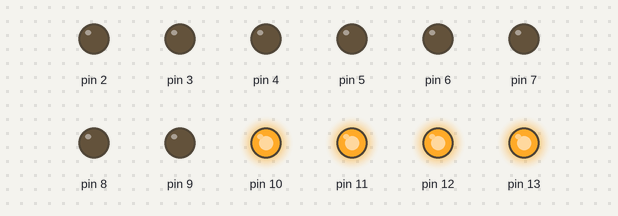
This sketch was run on a simulated Arduino Uno, built with avr-gcc and run on an emulated ATmega328P. Shown: output pins drawn as LEDs (lit = HIGH).

Above: at 0.1 s.
At 3.1 s:
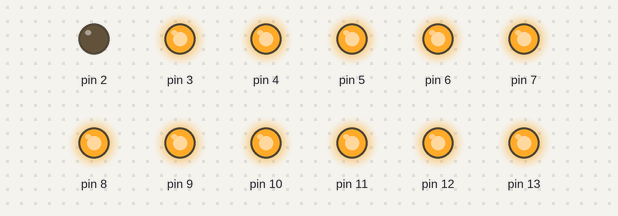
At 7.1 s:
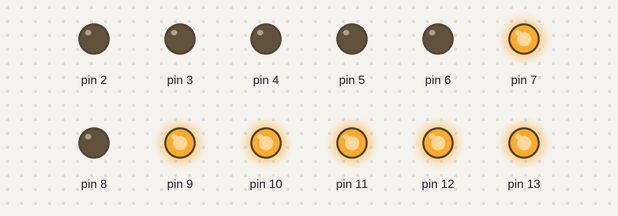
At 12.1 s:
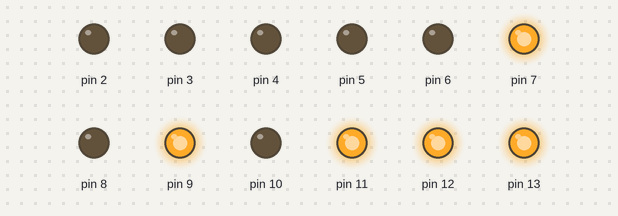
At 17.1 s:
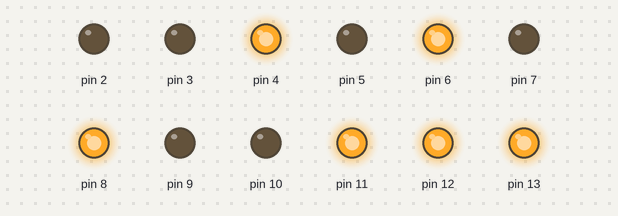
At 33.9 s:
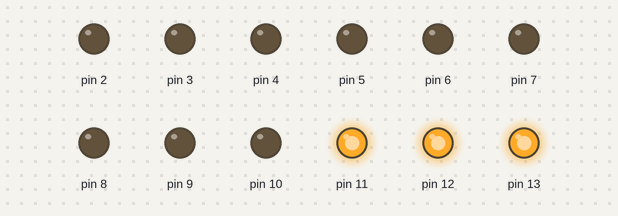
Timing chart, 0 to 40.0 s (numbered marks = the images above):
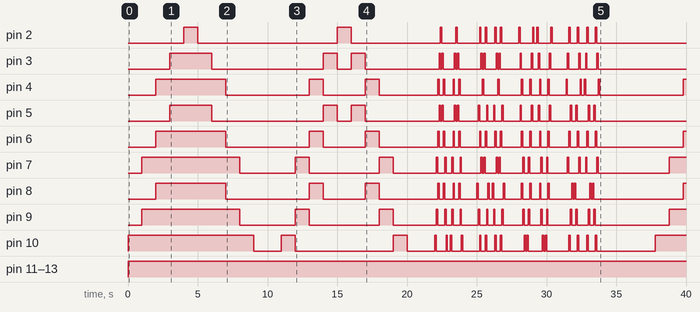

Measured:
- by itself, pin 2: LOW → HIGH at 4.0 s, → LOW 1.0 s later, → HIGH 10.0 s later, → LOW 1.0 s later, … (32 changes in this stretch)
- by itself, pin 3: LOW → HIGH at 3.0 s, → LOW 3.0 s later, → HIGH 8.0 s later, → LOW 1.0 s later, … (38 changes in this stretch)
- by itself, pin 4: LOW → HIGH at 2.0 s, → LOW 5.0 s later, → HIGH 6.0 s later, → LOW 1.0 s later, … (35 changes in this stretch)
- by itself, pin 5: LOW → HIGH at 3.0 s, → LOW 3.0 s later, → HIGH 8.0 s later, → LOW 1.0 s later, … (38 changes in this stretch)
- by itself, pin 6: LOW → HIGH at 2.0 s, → LOW 5.0 s later, → HIGH 6.0 s later, → LOW 1.0 s later, … (39 changes in this stretch)
- by itself, pin 7: LOW → HIGH at 1.0 s, → LOW 7.0 s later, → HIGH 4.0 s later, → LOW 1.0 s later, … (39 changes in this stretch)
- by itself, pin 8: LOW → HIGH at 2.0 s, → LOW 5.0 s later, → HIGH 6.0 s later, → LOW 1.0 s later, … (39 changes in this stretch)
- by itself, pin 9: LOW → HIGH at 1.0 s, → LOW 7.0 s later, → HIGH 4.0 s later, → LOW 1.0 s later, … (39 changes in this stretch)

The sketch:

P5.2_cub_seq__ncia_lliure.ino
```cpp
/*************************************************************************
**                                                                      **
**                      Descripción programa                            **
**                                                                      **
*************************************************************************/

//******  Includes  ******************************************************


//******  Variables  *****************************************************

  int pausa = 1000;

//******  Setup  *********************************************************


  void setup()
{
  pinMode(2, OUTPUT);
  pinMode(3, OUTPUT);
  pinMode(4, OUTPUT);
  pinMode(5, OUTPUT);
  pinMode(6, OUTPUT);
  pinMode(7, OUTPUT);
  pinMode(8, OUTPUT);
  pinMode(9, OUTPUT);
  pinMode(10, OUTPUT);
  pinMode(11, OUTPUT);
  pinMode(12, OUTPUT);
  pinMode(13, OUTPUT);
}

  void loop()
{
  digitalWrite(11, HIGH);
  digitalWrite(12, HIGH);
  digitalWrite(13, HIGH);
  digitalWrite(10, HIGH);   //s'encén
  delay(pausa);
  digitalWrite(9, HIGH);
  digitalWrite(7, HIGH);
  delay(pausa);
  digitalWrite(4, HIGH);
  digitalWrite(6, HIGH);
  digitalWrite(8, HIGH);
  delay(pausa);
  digitalWrite(3, HIGH);
  digitalWrite(5, HIGH);
  delay(pausa);
  digitalWrite(2, HIGH);
  delay(pausa);

  digitalWrite(2, LOW);   //s'apaga
  delay(pausa);
  digitalWrite(3, LOW);
  digitalWrite(5, LOW);
  delay(pausa);
  digitalWrite(4, LOW);
  digitalWrite(6, LOW);
  digitalWrite(8, LOW);
  delay(pausa);
  digitalWrite(9, LOW);
  digitalWrite(7, LOW);
  delay(pausa);
  digitalWrite(10, LOW);

  delay(2000);

  digitalWrite(10, HIGH);   //s'encén i es va apagant
  delay(pausa);
  digitalWrite(10, LOW);
  digitalWrite(9, HIGH);
  digitalWrite(7, HIGH);
  delay(pausa);
  digitalWrite(9, LOW);
  digitalWrite(7, LOW);
  digitalWrite(4, HIGH);
  digitalWrite(6, HIGH);
  digitalWrite(8, HIGH);
  delay(pausa);
  digitalWrite(4, LOW);
  digitalWrite(6, LOW);
  digitalWrite(8, LOW);
  digitalWrite(3, HIGH);
  digitalWrite(5, HIGH);
  delay(pausa);
  digitalWrite(3, LOW);
  digitalWrite(5, LOW);
  digitalWrite(2, HIGH);
  delay(pausa);

  digitalWrite(2, LOW);
  digitalWrite(3, HIGH);
  digitalWrite(5, HIGH);
  delay(pausa);
  digitalWrite(3, LOW);
  digitalWrite(5, LOW);
  digitalWrite(4, HIGH);
  digitalWrite(6, HIGH);
  digitalWrite(8, HIGH);

  delay(pausa);
  digitalWrite(4, LOW);
  digitalWrite(6, LOW);
  digitalWrite(8, LOW);
  digitalWrite(9, HIGH);
  digitalWrite(7, HIGH);
  delay(pausa);
  digitalWrite(9, LOW);
  digitalWrite(7, LOW);
  digitalWrite(10, HIGH);
  delay(pausa);
  digitalWrite(10, LOW);

  delay(2000);

  int pausa = 100;

  digitalWrite(10, HIGH);   // a s'encén i es va apagant ràpid de la C1 al C9
  delay(pausa);
  digitalWrite(10, LOW);
  digitalWrite(9, HIGH);
  digitalWrite(7, HIGH);
  delay(pausa);
  digitalWrite(9, LOW);
  digitalWrite(7, LOW);
  digitalWrite(4, HIGH);
  digitalWrite(6, HIGH);
  digitalWrite(8, HIGH);
  delay(pausa);
  digitalWrite(4, LOW);
  digitalWrite(6, LOW);
  digitalWrite(8, LOW);
  digitalWrite(3, HIGH);
  digitalWrite(5, HIGH);
  delay(pausa);
  digitalWrite(3, LOW);
  digitalWrite(5, LOW);
  digitalWrite(2, HIGH);
  delay(pausa);

  digitalWrite(2, LOW);
  digitalWrite(3, HIGH);
  digitalWrite(5, HIGH);
  delay(pausa);
  digitalWrite(3, LOW);
  digitalWrite(5, LOW);
  digitalWrite(4, HIGH);
  digitalWrite(6, HIGH);
  digitalWrite(8, HIGH);
  delay(pausa);
  digitalWrite(4, LOW);
  digitalWrite(6, LOW);
  digitalWrite(8, LOW);
  digitalWrite(9, HIGH);
  digitalWrite(7, HIGH);
  delay(pausa);
  digitalWrite(9, LOW);
  digitalWrite(7, LOW);
  digitalWrite(10, HIGH);
  delay(pausa);
  digitalWrite(10, LOW);

  delay(200);

  digitalWrite(10, HIGH);   ///repeteix de la C1 a C9
  delay(pausa);
  digitalWrite(10, LOW);
  digitalWrite(9, HIGH);
  digitalWrite(7, HIGH);
  delay(pausa);
  digitalWrite(9, LOW);
  digitalWrite(7, LOW);
  digitalWrite(4, HIGH);
  digitalWrite(6, HIGH);
  digitalWrite(8, HIGH);
  delay(pausa);
  digitalWrite(4, LOW);
  digitalWrite(6, LOW);
  digitalWrite(8, LOW);
  digitalWrite(3, HIGH);
  digitalWrite(5, HIGH);
  delay(pausa);
  digitalWrite(3, LOW);
  digitalWrite(5, LOW);
  digitalWrite(2, HIGH);
  delay(pausa);

  digitalWrite(2, LOW);
  digitalWrite(3, HIGH);
  digitalWrite(5, HIGH);
  delay(pausa);
  digitalWrite(3, LOW);
  digitalWrite(5, LOW);
  digitalWrite(4, HIGH);
  digitalWrite(6, HIGH);
  digitalWrite(8, HIGH);
  delay(pausa);
  digitalWrite(4, LOW);
  digitalWrite(6, LOW);
  digitalWrite(8, LOW);
  digitalWrite(9, HIGH);
  digitalWrite(7, HIGH);
  delay(pausa);
  digitalWrite(9, LOW);
  digitalWrite(7, LOW);
  digitalWrite(10, HIGH);
  delay(pausa);
  digitalWrite(10, LOW);

  delay(1000);

  digitalWrite(8, HIGH);   // b s'encén i es va apagant ràpid de la C3 A C7
  delay(pausa);
  digitalWrite(8, LOW);
  digitalWrite(9, HIGH);
  digitalWrite(5, HIGH);
  delay(pausa);
  digitalWrite(9, LOW);
  digitalWrite(5, LOW);
  digitalWrite(2, HIGH);
  digitalWrite(6, HIGH);
  digitalWrite(10, HIGH);
  delay(pausa);
  digitalWrite(2, LOW);
  digitalWrite(6, LOW);
  digitalWrite(10, LOW);
  digitalWrite(3, HIGH);
  digitalWrite(7, HIGH);
  delay(pausa);
  digitalWrite(3, LOW);
  digitalWrite(7, LOW);
  digitalWrite(4, HIGH);
  delay(pausa);

  digitalWrite(4, LOW);
  digitalWrite(3, HIGH);
  digitalWrite(7, HIGH);
  delay(pausa);
  digitalWrite(3, LOW);
  digitalWrite(7, LOW);
  digitalWrite(2, HIGH);
  digitalWrite(6, HIGH);
  digitalWrite(10, HIGH);
  delay(pausa);
  digitalWrite(2, LOW);
  digitalWrite(6, LOW);
  digitalWrite(10, LOW);
  digitalWrite(9, HIGH);
  digitalWrite(5, HIGH);
  delay(pausa);
  digitalWrite(9, LOW);
  digitalWrite(5, LOW);
  digitalWrite(8, HIGH);
  delay(pausa);
  digitalWrite(8, LOW);

  delay(200);

   digitalWrite(8, HIGH);   //repeteix de la C3 a la C7
  delay(pausa);
  digitalWrite(8, LOW);
  digitalWrite(9, HIGH);
  digitalWrite(5, HIGH);
  delay(pausa);
  digitalWrite(9, LOW);
  digitalWrite(5, LOW);
  digitalWrite(2, HIGH);
  digitalWrite(6, HIGH);
  digitalWrite(10, HIGH);
  delay(pausa);
  digitalWrite(2, LOW);
  digitalWrite(6, LOW);
  digitalWrite(10, LOW);
  digitalWrite(3, HIGH);
  digitalWrite(7, HIGH);
  delay(pausa);
  digitalWrite(3, LOW);
  digitalWrite(7, LOW);
  digitalWrite(4, HIGH);
  delay(pausa);

  digitalWrite(4, LOW);
  digitalWrite(3, HIGH);
  digitalWrite(7, HIGH);
  delay(pausa);
  digitalWrite(3, LOW);
  digitalWrite(7, LOW);
  digitalWrite(2, HIGH);
  digitalWrite(6, HIGH);
  digitalWrite(10, HIGH);
  delay(pausa);
  digitalWrite(2, LOW);
  digitalWrite(6, LOW);
  digitalWrite(10, LOW);
  digitalWrite(9, HIGH);
  digitalWrite(5, HIGH);
  delay(pausa);
  digitalWrite(9, LOW);
  digitalWrite(5, LOW);
  digitalWrite(8, HIGH);
  delay(pausa);
  digitalWrite(8, LOW);

  delay(1000);

  digitalWrite(2, HIGH);   // c s'encén i es va apagant ràpid de la C9 al C1
  delay(pausa);
  digitalWrite(2, LOW);
  digitalWrite(3, HIGH);
  digitalWrite(5, HIGH);
  delay(pausa);
  digitalWrite(3, LOW);
  digitalWrite(5, LOW);
  digitalWrite(4, HIGH);
  digitalWrite(6, HIGH);
  digitalWrite(8, HIGH);
  delay(pausa);
  digitalWrite(4, LOW);
  digitalWrite(6, LOW);
  digitalWrite(8, LOW);
  digitalWrite(9, HIGH);
  digitalWrite(7, HIGH);
  delay(pausa);
  digitalWrite(9, LOW);
  digitalWrite(7, LOW);
  digitalWrite(10, HIGH);
  delay(pausa);
  digitalWrite(10, LOW);
  delay(pausa);


  digitalWrite(10, HIGH);
  delay(pausa);
  digitalWrite(10, LOW);
  digitalWrite(9, HIGH);
  digitalWrite(7, HIGH);
  delay(pausa);
  digitalWrite(9, LOW);
  digitalWrite(7, LOW);
  digitalWrite(4, HIGH);
  digitalWrite(6, HIGH);
  digitalWrite(8, HIGH);
  delay(pausa);
  digitalWrite(4, LOW);
  digitalWrite(6, LOW);
  digitalWrite(8, LOW);
  digitalWrite(3, HIGH);
  digitalWrite(5, HIGH);
  delay(pausa);
  digitalWrite(3, LOW);
  digitalWrite(5, LOW);
  digitalWrite(2, HIGH);
  delay(pausa);
  digitalWrite(2, LOW);

  delay(200);

  digitalWrite(2, HIGH);   //repeteix de la C9 a la C1
  delay(pausa);
  digitalWrite(2, LOW);
  digitalWrite(3, HIGH);
  digitalWrite(5, HIGH);
  delay(pausa);
  digitalWrite(3, LOW);
  digitalWrite(5, LOW);
  digitalWrite(4, HIGH);
  digitalWrite(6, HIGH);
  digitalWrite(8, HIGH);
  delay(pausa);
  digitalWrite(4, LOW);
  digitalWrite(6, LOW);
  digitalWrite(8, LOW);
  digitalWrite(9, HIGH);
  digitalWrite(7, HIGH);
  delay(pausa);
  digitalWrite(9, LOW);
  digitalWrite(7, LOW);
  digitalWrite(10, HIGH);
  delay(pausa);
  digitalWrite(10, LOW);
  delay(pausa);


  digitalWrite(10, HIGH);
  delay(pausa);
  digitalWrite(10, LOW);
  digitalWrite(9, HIGH);
  digitalWrite(7, HIGH);
  delay(pausa);
  digitalWrite(9, LOW);
  digitalWrite(7, LOW);
  digitalWrite(4, HIGH);
  digitalWrite(6, HIGH);
  digitalWrite(8, HIGH);
  delay(pausa);
  digitalWrite(4, LOW);
  digitalWrite(6, LOW);
  digitalWrite(8, LOW);
  digitalWrite(3, HIGH);
  digitalWrite(5, HIGH);
  delay(pausa);
  digitalWrite(3, LOW);
  digitalWrite(5, LOW);
  digitalWrite(2, HIGH);
  delay(pausa);
  digitalWrite(2, LOW);


  delay(1000);

  digitalWrite(4, HIGH);   // d s'encén i es va apagant ràpid de la C7 A C3
  delay(pausa);
  digitalWrite(4, LOW);
  digitalWrite(3, HIGH);
  digitalWrite(7, HIGH);
  delay(pausa);
  digitalWrite(3, LOW);
  digitalWrite(7, LOW);
  digitalWrite(2, HIGH);
  digitalWrite(6, HIGH);
  digitalWrite(10, HIGH);
  delay(pausa);
  digitalWrite(2, LOW);
  digitalWrite(6, LOW);
  digitalWrite(10, LOW);
  digitalWrite(9, HIGH);
  digitalWrite(5, HIGH);
  delay(pausa);
  digitalWrite(9, LOW);
  digitalWrite(5, LOW);
  digitalWrite(8, HIGH);
  delay(pausa);
  digitalWrite(8, LOW);
  delay(pausa);

  digitalWrite(8, HIGH);
  delay(pausa);
  digitalWrite(8, LOW);
  digitalWrite(9, HIGH);
  digitalWrite(5, HIGH);
  delay(pausa);
  digitalWrite(9, LOW);
  digitalWrite(5, LOW);
  digitalWrite(2, HIGH);
  digitalWrite(6, HIGH);
  digitalWrite(10, HIGH);
  delay(pausa);
  digitalWrite(2, LOW);
  digitalWrite(6, LOW);
  digitalWrite(10, LOW);
  digitalWrite(3, HIGH);
  digitalWrite(7, HIGH);
  delay(pausa);
  digitalWrite(3, LOW);
  digitalWrite(7, LOW);
  digitalWrite(4, HIGH);
  delay(pausa);
  digitalWrite(4, LOW);

  delay(200);

  digitalWrite(4, HIGH);   //repeteix C7 A C3
  delay(pausa);
  digitalWrite(4, LOW);
  digitalWrite(3, HIGH);
  digitalWrite(7, HIGH);
  delay(pausa);
  digitalWrite(3, LOW);
  digitalWrite(7, LOW);
  digitalWrite(2, HIGH);
  digitalWrite(6, HIGH);
  digitalWrite(10, HIGH);
  delay(pausa);
  digitalWrite(2, LOW);
  digitalWrite(6, LOW);
  digitalWrite(10, LOW);
  digitalWrite(9, HIGH);
  digitalWrite(5, HIGH);
  delay(pausa);
  digitalWrite(9, LOW);
  digitalWrite(5, LOW);
  digitalWrite(8, HIGH);
  delay(pausa);
  digitalWrite(8, LOW);
  delay(pausa);

  digitalWrite(8, HIGH);
  delay(pausa);
  digitalWrite(8, LOW);
  digitalWrite(9, HIGH);
  digitalWrite(5, HIGH);
  delay(pausa);
  digitalWrite(9, LOW);
  digitalWrite(5, LOW);
  digitalWrite(2, HIGH);
  digitalWrite(6, HIGH);
  digitalWrite(10, HIGH);
  delay(pausa);
  digitalWrite(2, LOW);
  digitalWrite(6, LOW);
  digitalWrite(10, LOW);
  digitalWrite(3, HIGH);
  digitalWrite(7, HIGH);
  delay(pausa);
  digitalWrite(3, LOW);
  digitalWrite(7, LOW);
  digitalWrite(4, HIGH);
  delay(pausa);
  digitalWrite(4, LOW);


  delay(4000);


}
```
